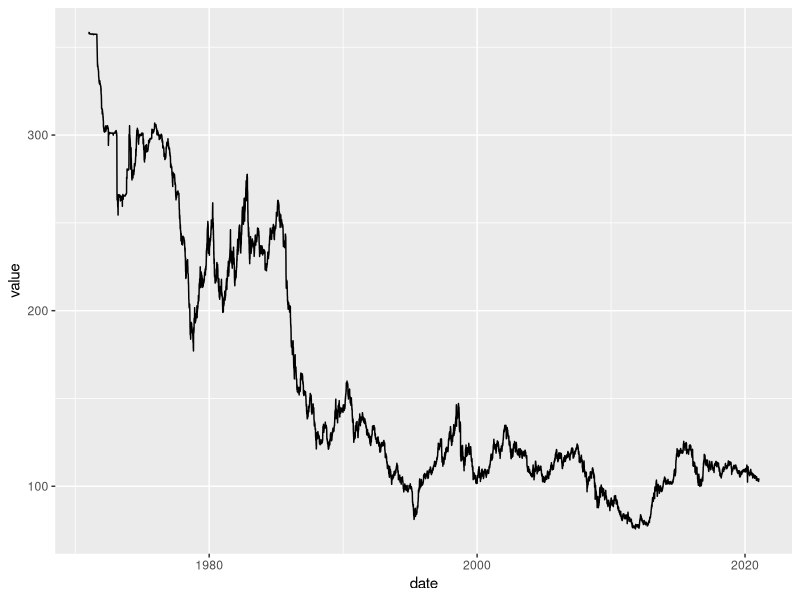
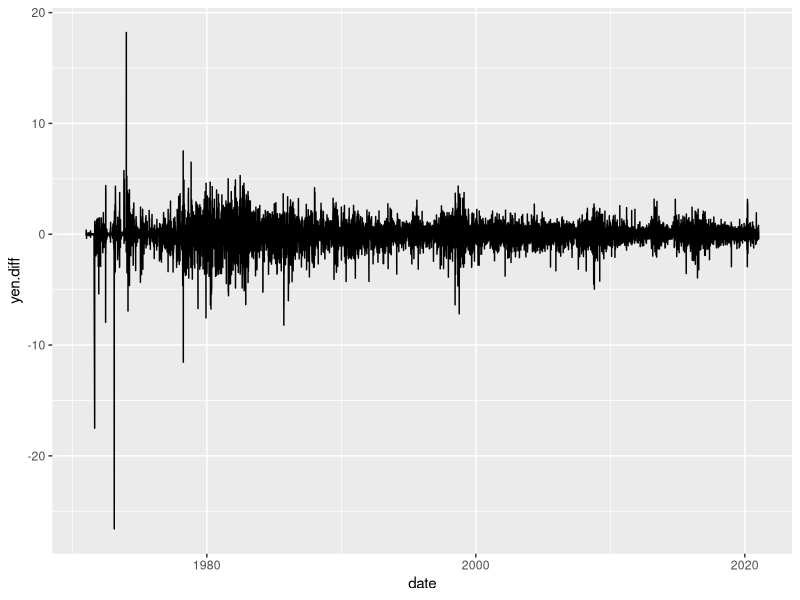

Source code (R) for these figures, in order:
## ---- chunk 1
knitr::opts_chunk$set(echo = TRUE,
                      fig.width = 16,
                      fig.height = 9)
## ---- chunk 2
library(tidyverse)
library(lubridate)

yen.raw <- readr::read_csv("ExchangeRate.csv", skip = 11, col_names = TRUE, show_col_types = FALSE)

yen.df <- yen.raw %>% 
  mutate(date1 = str_split_i(date, "/", i=1),
         date2 = str_split_i(date, "/", i=2),
         date3 = str_split_i(date, "/", i=3)) %>% 
  mutate(date = ymd(paste(date3,date1,date2,sep = "-"))) %>%
  transmute(date, value) %>% 
  mutate(yen.diff = value - lag(value, order_by = date)) %>%
  filter(is.na(yen.diff) == FALSE)
## ---- chunk 3
yen.df %>% 
  ggplot(aes(x=date, y=value))+
  geom_line()

yen.df %>% 
  ggplot(aes(x=date, y=yen.diff))+
  geom_line()
